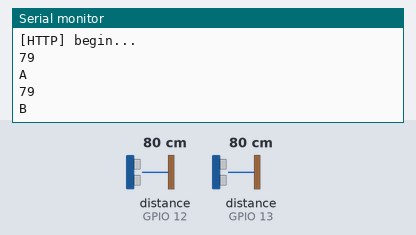
Simulated run of this sketch. Board: ESP8266 (NodeMCU). On the bench: the last lines printed to the serial monitor. Wiring (inferred from the names in the program): 2 × ultrasonic range finder: trigger GPIO 14, echo GPIO 12 / trigger GPIO 15, echo GPIO 13. The inputs (shaded band) are chosen by the test bench; at power-on: distance to the obstacle (sensors on GPIO 12, GPIO 13) 80 cm. The echo pulse lasts 58.3 µs per cm; WiFi joins after 1.5 s; servers stay silent unless stated; uploads are accepted with an empty reply.

Above: at 3.2 s.
3.3 s: distance to the obstacle (sensor on GPIO 12) set to 2 cm
At 3.71 s:
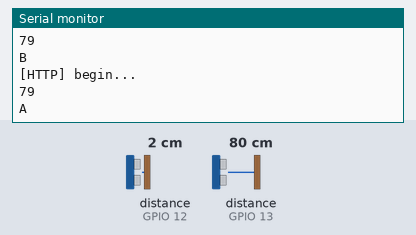
6.0 s: distance to the obstacle (sensor on GPIO 13) set to 2 cm
At 7.4 s:
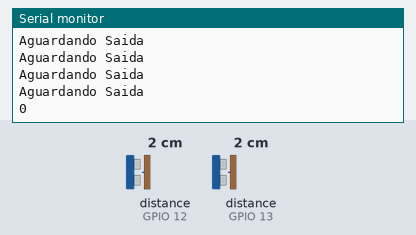
9.6 s: distance to the obstacle (sensor on GPIO 12) set to 4 cm
At 10.1 s:
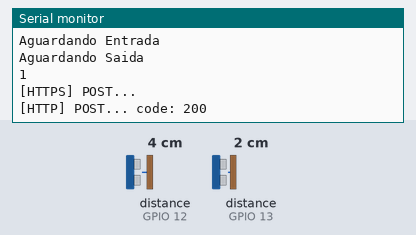
11.4 s: distance to the obstacle (sensor on GPIO 13) set to 9 cm
At 13.26 s:
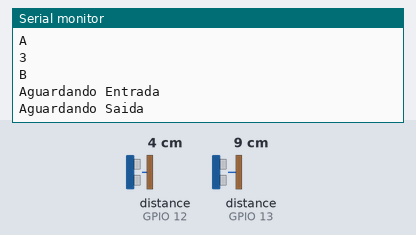
Timing chart, 0 to 13.9 s (numbered marks = the images above; inputs shaded):
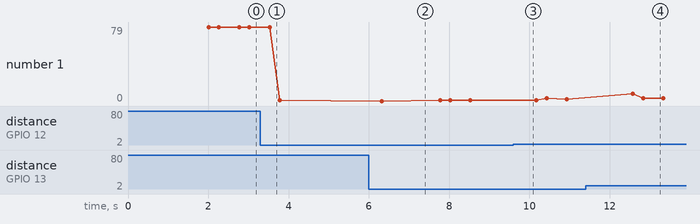

Measured:
- after the input at 6.0 s, the serial monitor: prints a new line after 0.32 s (image 2)
- after the input at 11.4 s, the serial monitor: prints a new line after 1.2 s (image 4)
- plotted number 1: 79 → 1 after the input at 3.3 s

The sketch:

ESP8266.ino
```cpp
#include <ESP8266WiFi.h>
#include <ESP8266HTTPClient.h>
#include <ESP8266WiFiMulti.h>
#include <WiFiClientSecureBearSSL.h>
#include <WiFiClient.h>
#include <ArduinoJson.h>

#define SERVER_IP "192.168.1.42"

#define STASSID1 "Rede Sankleyy"
#define STAPSK1  "Olasenhor1"
#define STASSID2 "TESTE A"
#define STAPSK2  "12345678"
#define echoPinEnt 13 // attach pin D4 Arduino to pin Echo of HC-SR04
#define trigPinEnt 15 //attach pin D3 Arduino to pin Trig of HC-SR04
#define echoPinSai 12 // attach pin D2 Arduino to pin Echo of HC-SR04
#define trigPinSai 14 //attach pin D1 Arduino to pin Trig of HC-SR04


ESP8266WiFiMulti WiFiMulti;

long durationEnt; // variable for the duration of sound wave travel
int distanceEnt; // variable for the distance measurement
long durationSai; // variable for the duration of sound wave travel
int distanceSai; // variable for the distance measurement
int entrada = 0;
int saida = 0;
int pessoas = 0;

void setup() {

  Serial.begin(115200);

  pinMode(trigPinEnt, OUTPUT); // Sets the trigPin as an OUTPUT
  pinMode(echoPinEnt, INPUT); // Sets the echoPin as an INPUT
  pinMode(trigPinSai, OUTPUT); // Sets the trigPin as an OUTPUT
  pinMode(echoPinSai, INPUT); // Sets the echoPin as an INPUT

  WiFi.begin(STASSID2, STAPSK2);


  while (WiFi.status() != WL_CONNECTED) {
    delay(2000);
    Serial.print(".");
  }
  Serial.println("");
  Serial.print("Connected! IP address: ");
  Serial.println(WiFi.localIP());


}

void loop() {
  //wait for WiFi connection
  if ((WiFi.status() == WL_CONNECTED)) {

    WiFiClient client;
    HTTPClient https;

    Serial.print("[HTTP] begin...\n");
    //configure traged server and url
    https.begin(client, "http://dispenser.berjooj.com/api/flow"); //HTTP
    https.addHeader("Content-Type", "application/json");

    digitalWrite(trigPinEnt, LOW);
    delayMicroseconds(2);
    digitalWrite(trigPinEnt, HIGH);
    delayMicroseconds(10);
    digitalWrite(trigPinEnt, LOW);
    durationEnt = pulseIn(echoPinEnt, HIGH);
    distanceEnt = durationEnt * 0.034 / 2;
    Serial.println(distanceEnt);
    Serial.println("A");
    delay(250);

    digitalWrite(trigPinSai, LOW);
    delayMicroseconds(2);
    digitalWrite(trigPinSai, HIGH);
    delayMicroseconds(10);
    digitalWrite(trigPinSai, LOW);
    durationSai = pulseIn(echoPinSai, HIGH);
    distanceSai = durationSai * 0.034 / 2;
    Serial.println(distanceSai);
    Serial.println("B");
    delay(250);

    if (distanceEnt <= 30 && entrada == saida) {
      entrada += 1;
      while (entrada > saida) {
        Serial.println("Aguardando Entrada");
        digitalWrite(trigPinSai, LOW);
        delayMicroseconds(2);
        digitalWrite(trigPinSai, HIGH);
        delayMicroseconds(10);
        digitalWrite(trigPinSai, LOW);
        durationSai = pulseIn(echoPinSai, HIGH);
        distanceSai = durationSai * 0.034 / 2;
        Serial.println("Aguardando Saida");
        delay(250);
        if (distanceSai <= 30) {
          saida += 1;
          pessoas += 1;
          Serial.println(pessoas);
          delay(1200);
        }
      }
      Serial.print("[HTTPS] POST...\n");
      // start connection and send HTTP header and body
      DynamicJsonDocument doc(2048);
      doc["token"] = "b8099e5c-d426-4d4b-89be-9ab082f4018f";
      doc["entries"] = pessoas;
      String json;
      serializeJson(doc, json);
      int httpCode = https.POST(json);
      Serial.printf("[HTTP] POST... code: %d\n", httpCode);


      //httpCode will be negative on error
      if (httpCode <= 0) {
        // HTTP header has been send and Server response header has been handled
        Serial.printf("[HTTP] POST... code: %d\n", httpCode);
        Serial.println(json);
        const String& payload = https.getString();
        Serial.println("received payload:\n<<");
        Serial.println(payload);

        // file found at server
        if (httpCode == HTTP_CODE_OK) {
          const String& payload = https.getString();
          Serial.println("received payload:\n<<");
          Serial.println(payload);
          Serial.println(">>");
        }
      }
    } else if (distanceSai <= 30 && entrada == saida) {
      saida += 1;
      while (entrada < saida) {
        digitalWrite(trigPinEnt, LOW);
        delayMicroseconds(2);
        digitalWrite(trigPinEnt, HIGH);
        delayMicroseconds(10);
        digitalWrite(trigPinEnt, LOW);
        durationEnt = pulseIn(echoPinEnt, HIGH);
        distanceEnt = durationEnt * 0.034 / 2;
        Serial.println("Aguardando Saida");
        delay(250);
        if (distanceEnt <= 30) {
          entrada += 1;
          Serial.println(pessoas);

          delay(1200);
        }
      }
    }
  }
  delay(250);
}
```
